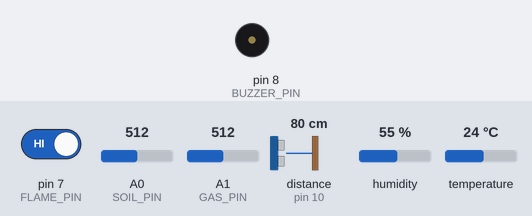
A sketch run on a simulated Arduino Uno, built with avr-gcc and run on an emulated ATmega328P. Shown: buzzer (waves = sounding, pin HIGH). Inputs (shaded band) come from the test bench; at power-on: distance to the obstacle (sensor on pin 10) 80 cm, pin 7 (FLAME_PIN) HIGH, A0 (SOIL_PIN) = 512, A1 (GAS_PIN) = 512, humidity 55 %, temperature 24 °C. The echo pulse lasts 58.3 µs per cm; what the sketch prints to the serial monitor is not drawn.

Above: at 2.8 s.
2.9 s: distance to the obstacle (sensor on pin 10) set to 52 cm
5.7 s: distance to the obstacle (sensor on pin 10) set to 43 cm
At 6.6 s:
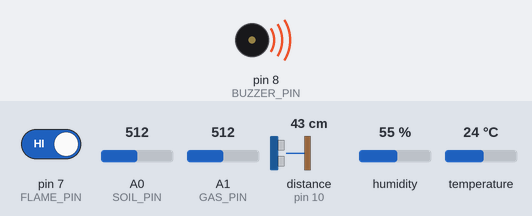
11.8 s: pin 7 (FLAME_PIN) driven LOW
17.9 s: distance to the obstacle (sensor on pin 10) set to 60 cm
At 20.0 s:
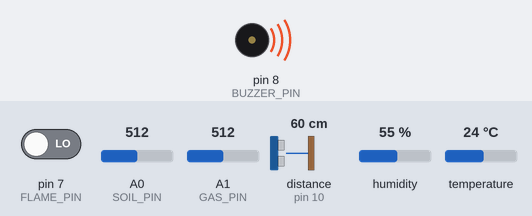
20.7 s: pin 7 (FLAME_PIN) driven HIGH
At 21.4 s:
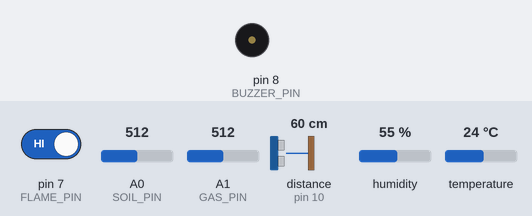
Timing chart, 0 to 23.7 s (numbered marks = the images above; inputs shaded):
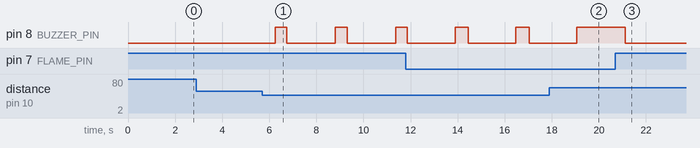

Measured:
- the behaviour switches between 49 and 48 cm on distance to the obstacle (sensor on pin 10) (found by bisection; images 0 and 1)
- after the input at 2.9 s, every drawn part: stays the same
- after the input at 5.7 s, pin 8 (BUZZER_PIN): alternates HIGH for 0.50 s and LOW for 2.1 s, starting after 0.55 s
- after the input at 17.9 s, pin 8 (BUZZER_PIN): goes on until 19.1 s, then stays HIGH
- after the input at 20.7 s, pin 8 (BUZZER_PIN): HIGH → LOW after 0.42 s

The sketch:

multi-sensor-monitoring.ino.ino
```cpp
#include <DHT.h>
#include <NewPing.h>

#define DHTPIN 2
#define DHTTYPE DHT22

#define TRIG_PIN 9
#define ECHO_PIN 10
#define MAX_DISTANCE 200

#define SOIL_PIN A0
#define GAS_PIN A1
#define FLAME_PIN 7
#define BUZZER_PIN 8

DHT dht(DHTPIN, DHTTYPE);
NewPing sonar(TRIG_PIN, ECHO_PIN, MAX_DISTANCE);

void setup() {
  Serial.begin(9600);
  dht.begin();

  pinMode(FLAME_PIN, INPUT);
  pinMode(BUZZER_PIN, OUTPUT);
}

void loop() {
  // Soil Moisture Reading
  int soilMoisture = analogRead(SOIL_PIN);
  Serial.print("Soil Moisture: ");
  Serial.println(soilMoisture);

  // DHT22 - Temperature & Humidity
  float h = dht.readHumidity();
  float t = dht.readTemperature();
  Serial.print("Temp: ");
  Serial.print(t);
  Serial.print(" C, Humidity: ");
  Serial.print(h);
  Serial.println(" %");

  // Gas Sensor Reading
  int gasLevel = analogRead(GAS_PIN);
  Serial.print("Gas Level: ");
  Serial.println(gasLevel);

  // Flame Detection
  int flame = digitalRead(FLAME_PIN);
  if (flame == LOW) {
    Serial.println("🔥 Flame Detected!");
    digitalWrite(BUZZER_PIN, HIGH);
  } else {
    digitalWrite(BUZZER_PIN, LOW);
  }

  // Ultrasonic - Human/Intruder Detection
  delay(50); // small delay for sonar to settle
  int distance = sonar.ping_cm();
  Serial.print("Distance: ");
  Serial.print(distance);
  Serial.println(" cm");

  if (distance > 0 && distance < 50) {
    Serial.println("👤 Human or Object Detected!");
    digitalWrite(BUZZER_PIN, HIGH);
    delay(500);
    digitalWrite(BUZZER_PIN, LOW);
  }

  delay(2000); // Wait before next cycle
}
```
